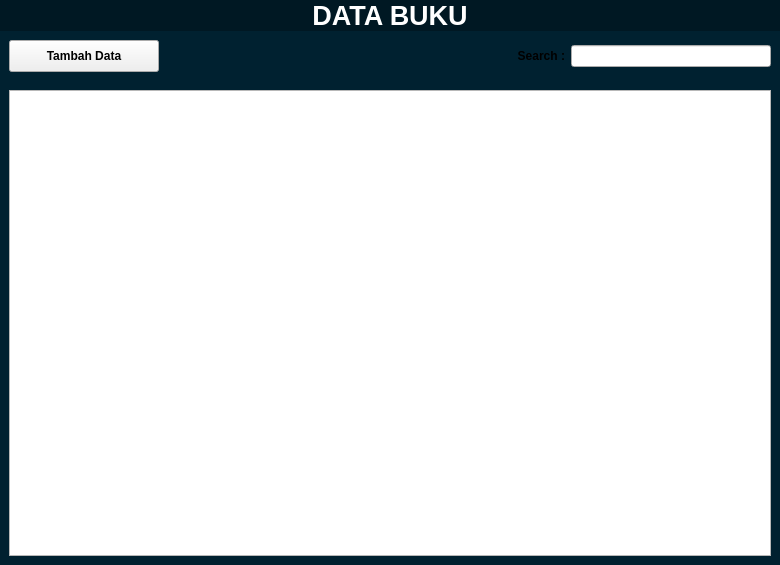
<?xml version="1.0" encoding="UTF-8"?>
<ui version="4.0">
 <class>Form</class>
 <widget class="QWidget" name="Form">
  <property name="geometry">
   <rect>
    <x>0</x>
    <y>0</y>
    <width>780</width>
    <height>565</height>
   </rect>
  </property>
  <property name="sizePolicy">
   <sizepolicy hsizetype="Minimum" vsizetype="Minimum">
    <horstretch>0</horstretch>
    <verstretch>0</verstretch>
   </sizepolicy>
  </property>
  <property name="windowTitle">
   <string>Form</string>
  </property>
  <property name="layoutDirection">
   <enum>Qt::LayoutDirection::LeftToRight</enum>
  </property>
  <property name="styleSheet">
   <string notr="true"/>
  </property>
  <layout class="QVBoxLayout" name="verticalLayout" stretch="0,0">
   <property name="spacing">
    <number>0</number>
   </property>
   <property name="leftMargin">
    <number>0</number>
   </property>
   <property name="topMargin">
    <number>0</number>
   </property>
   <property name="rightMargin">
    <number>0</number>
   </property>
   <property name="bottomMargin">
    <number>0</number>
   </property>
   <item>
    <widget class="QLabel" name="headerTitle">
     <property name="font">
      <font>
       <pointsize>20</pointsize>
       <bold>true</bold>
      </font>
     </property>
     <property name="styleSheet">
      <string notr="true">color: rgb(255, 255, 255); background-color: rgb(0, 24, 35);</string>
     </property>
     <property name="text">
      <string>DATA BUKU</string>
     </property>
     <property name="textFormat">
      <enum>Qt::TextFormat::AutoText</enum>
     </property>
     <property name="alignment">
      <set>Qt::AlignmentFlag::AlignCenter</set>
     </property>
    </widget>
   </item>
   <item>
    <widget class="QScrollArea" name="scrollArea">
     <property name="layoutDirection">
      <enum>Qt::LayoutDirection::LeftToRight</enum>
     </property>
     <property name="styleSheet">
      <string notr="true"/>
     </property>
     <property name="frameShape">
      <enum>QFrame::Shape::NoFrame</enum>
     </property>
     <property name="widgetResizable">
      <bool>true</bool>
     </property>
     <widget class="QWidget" name="MainContent">
      <property name="geometry">
       <rect>
        <x>0</x>
        <y>0</y>
        <width>780</width>
        <height>521</height>
       </rect>
      </property>
      <property name="styleSheet">
       <string notr="true">.QWidget{
background-color: rgb(0, 33, 48);
}</string>
      </property>
      <layout class="QVBoxLayout" name="verticalLayout_3" stretch="0,0">
       <property name="spacing">
        <number>0</number>
       </property>
       <property name="leftMargin">
        <number>0</number>
       </property>
       <property name="topMargin">
        <number>0</number>
       </property>
       <property name="rightMargin">
        <number>0</number>
       </property>
       <property name="bottomMargin">
        <number>0</number>
       </property>
       <item>
        <widget class="QWidget" name="Action_widget" native="true">
         <property name="sizePolicy">
          <sizepolicy hsizetype="Expanding" vsizetype="Expanding">
           <horstretch>0</horstretch>
           <verstretch>0</verstretch>
          </sizepolicy>
         </property>
         <property name="maximumSize">
          <size>
           <width>16777215</width>
           <height>50</height>
          </size>
         </property>
         <layout class="QHBoxLayout" name="horizontalLayout">
          <item>
           <widget class="QPushButton" name="Tambah_data">
            <property name="sizePolicy">
             <sizepolicy hsizetype="Fixed" vsizetype="Fixed">
              <horstretch>0</horstretch>
              <verstretch>0</verstretch>
             </sizepolicy>
            </property>
            <property name="maximumSize">
             <size>
              <width>150</width>
              <height>150</height>
             </size>
            </property>
            <property name="font">
             <font>
              <bold>true</bold>
             </font>
            </property>
            <property name="text">
             <string>Tambah Data</string>
            </property>
            <property name="icon">
             <iconset theme="list-add"/>
            </property>
           </widget>
          </item>
          <item>
           <widget class="QLabel" name="Search_label">
            <property name="font">
             <font>
              <bold>true</bold>
             </font>
            </property>
            <property name="text">
             <string>Search :</string>
            </property>
            <property name="alignment">
             <set>Qt::AlignmentFlag::AlignRight|Qt::AlignmentFlag::AlignTrailing|Qt::AlignmentFlag::AlignVCenter</set>
            </property>
           </widget>
          </item>
          <item>
           <widget class="QLineEdit" name="Search_action">
            <property name="maximumSize">
             <size>
              <width>200</width>
              <height>16777215</height>
             </size>
            </property>
            <property name="alignment">
             <set>Qt::AlignmentFlag::AlignCenter</set>
            </property>
           </widget>
          </item>
         </layout>
        </widget>
       </item>
       <item>
        <widget class="QWidget" name="Table_area" native="true">
         <property name="sizePolicy">
          <sizepolicy hsizetype="Expanding" vsizetype="Expanding">
           <horstretch>0</horstretch>
           <verstretch>0</verstretch>
          </sizepolicy>
         </property>
         <property name="maximumSize">
          <size>
           <width>16777215</width>
           <height>16777215</height>
          </size>
         </property>
         <layout class="QHBoxLayout" name="horizontalLayout_2">
          <item>
           <widget class="QTableWidget" name="view_data">
            <property name="rowCount">
             <number>0</number>
            </property>
            <property name="columnCount">
             <number>0</number>
            </property>
           </widget>
          </item>
         </layout>
        </widget>
       </item>
      </layout>
     </widget>
    </widget>
   </item>
  </layout>
 </widget>
 <resources/>
 <connections/>
</ui>
